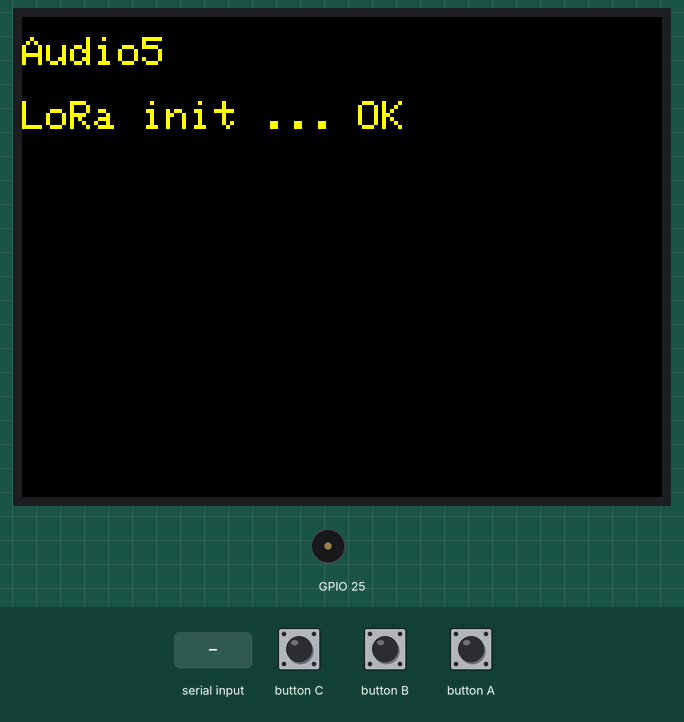
Recording of a program running on a simulated ESP32. Shown: 320×240 colour display, buzzer (waves = sounding). Inputs (shaded band) come from the test bench. What the program prints to the serial monitor is not drawn.

Above: at 2.8 s.
2.9 s: "+OK" received over the second serial link
At 4.6 s:
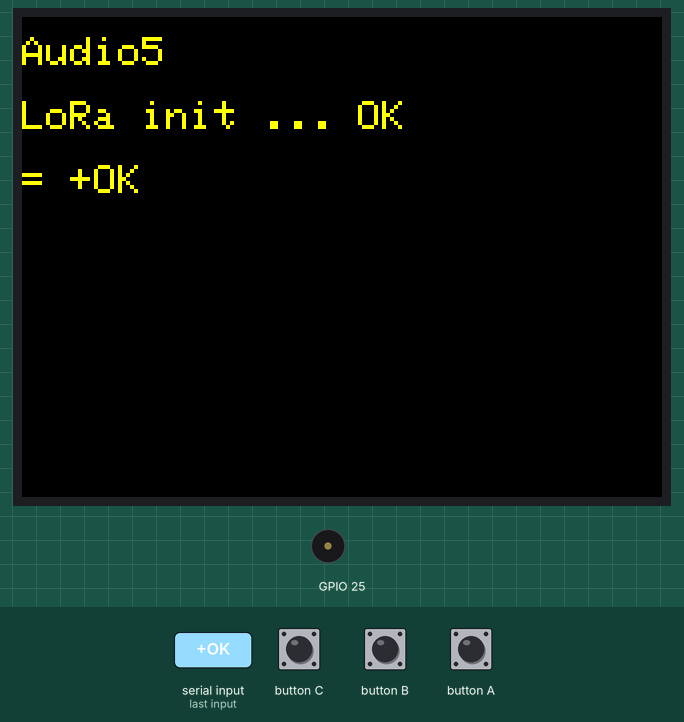
5.6 s: button A pressed for 0.15 s
At 7.1 s:
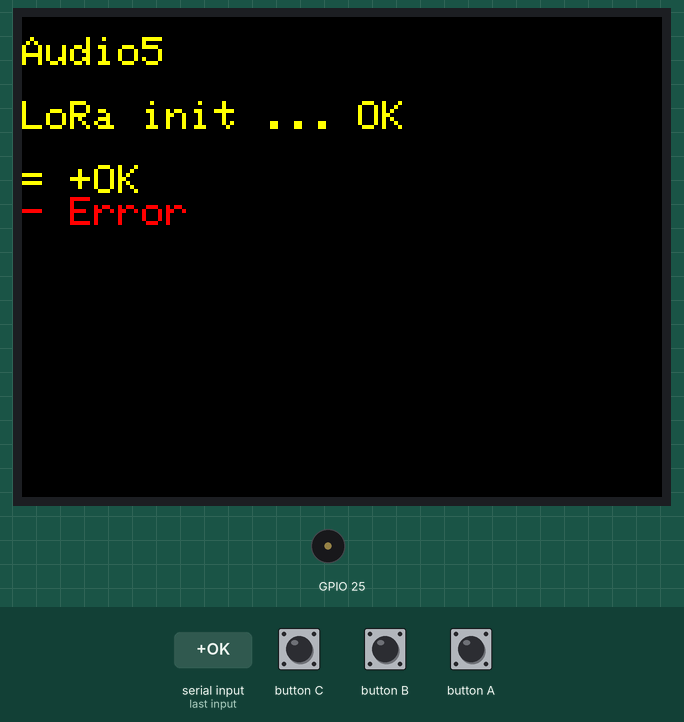
7.4 s: button B pressed for 0.15 s
At 8.2 s:
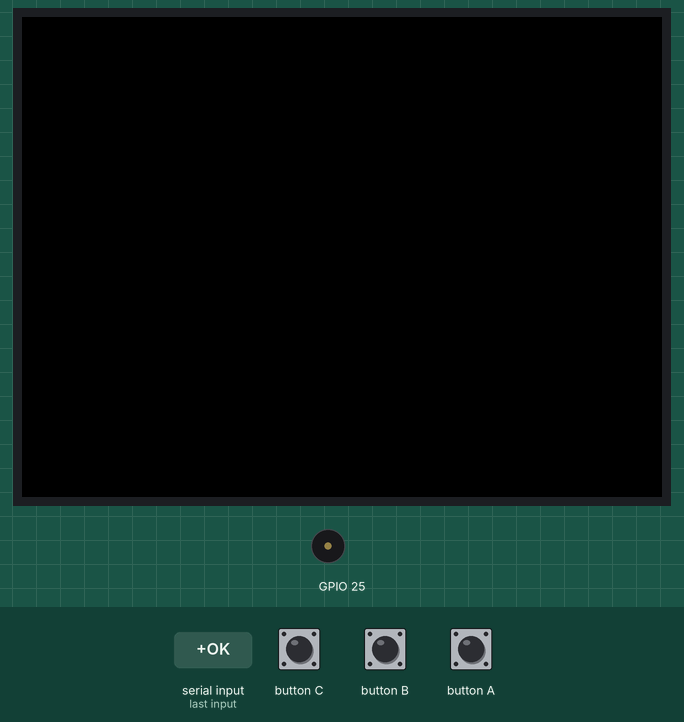
9.0 s: "1" received over the second serial link
At 11.4 s:
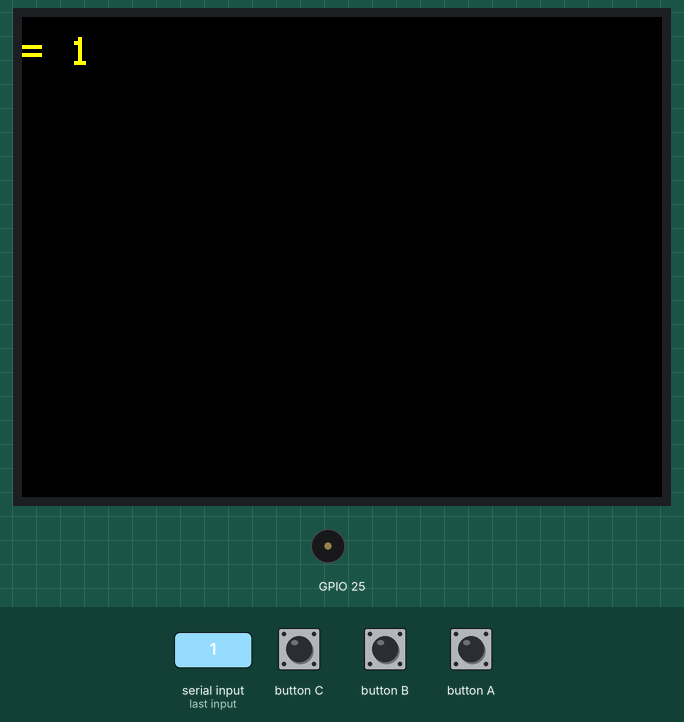
11.7 s: button A pressed for 1 s
At 12.9 s:
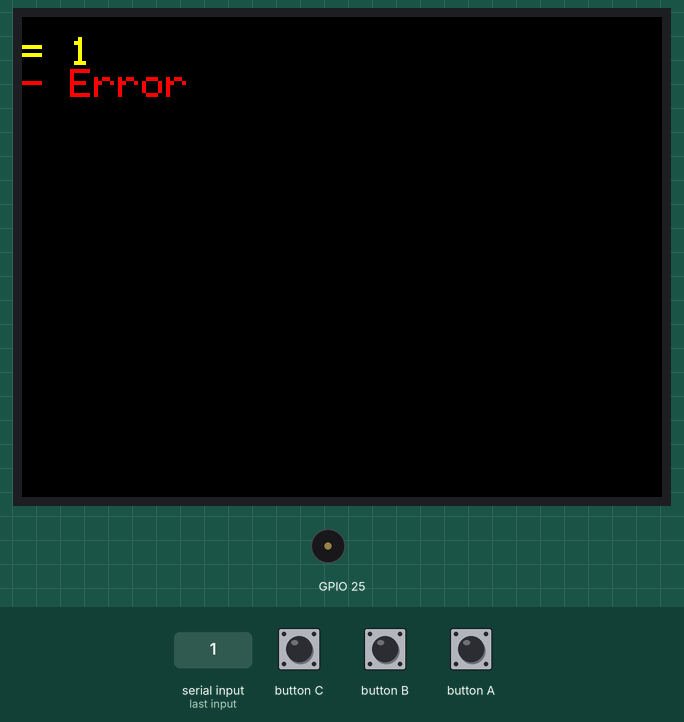
14.2 s: "+OK" received over the second serial link
At 16.8 s:
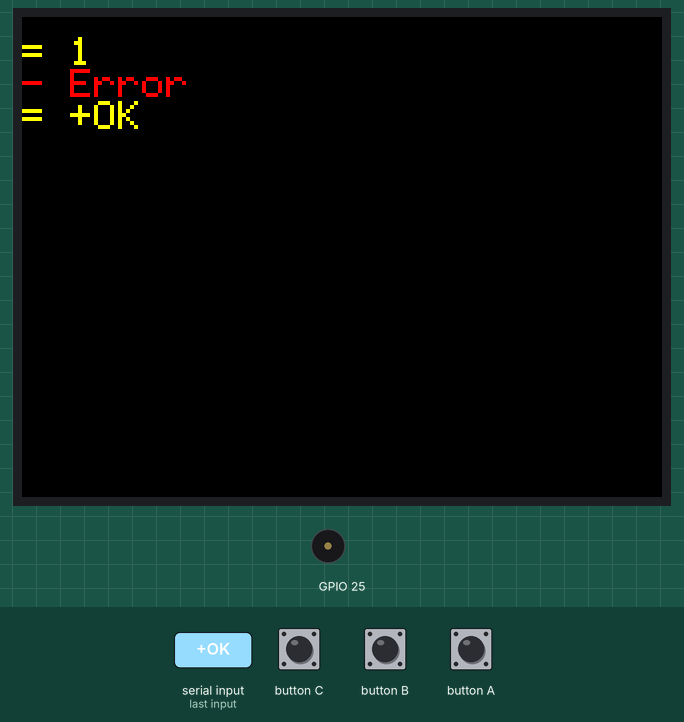
Timing chart, 0 to 17.9 s (numbered marks = the images above; inputs shaded):
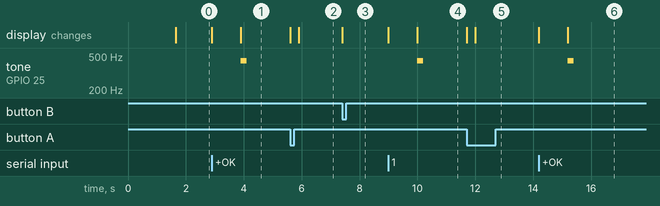

The program:

main.cpp
```cpp
#include <M5Stack.h>
#include "LoRa.h"


void setup() {
  M5.begin();
  M5.Power.begin();


  M5.Lcd.setTextColor(YELLOW);
  M5.Lcd.setTextSize(2);
  M5.Lcd.setCursor(0, 10);
  M5.Lcd.println("Audio5\n");

  M5.Lcd.print("LoRa init ... ");
  LoRa_init();
  M5.Lcd.println("OK\n");
}


void loop()
{
  M5.update();
  if (M5.BtnA.wasPressed())
  {
    M5.Lcd.setTextColor(RED);
    M5.Lcd.print("- ");

    // Send P
    uint32_t time = LoRa_send("P");
    if ( time > 0 ) {
      M5.Lcd.printf("P (%d)\n", time);
      //M5.Speaker.tone(440, 200);
    }
    else M5.Lcd.println("Error");
  }

  if (M5.BtnB.wasPressed())
  {
    M5.Lcd.fillScreen(BLACK);
    M5.Lcd.setCursor(0, 10);
  }

  if (LoRa_available())
  {
    M5.Lcd.setTextColor(YELLOW);
    M5.Lcd.print("= ");

    // Recv
    String msg = LoRa_read();
    M5.Lcd.println(msg);
    M5.Speaker.tone(440, 200);
  }

}
```

LoRa.h
```cpp
#include <Arduino.h>

typedef struct ATCMD {
    char cmd[10];
    char data[128];
} ATCMD;

QueueHandle_t cmd_queue;
SemaphoreHandle_t cmd_lock;

bool AT_execute(ATCMD c)
{
    // SEND
    char buf[256] = {0};
    if(c.data == NULL)
    sprintf(buf,"AT+%s",c.cmd);
    else
    sprintf(buf,"AT+%s=%s", c.cmd, c.data);

    xSemaphoreTake(cmd_lock, portMAX_DELAY);

    Serial2.write(buf);

    Serial.print("=");
    Serial.println(buf);

    // CONFIRM
    uint32_t nowtime = millis();
    while(millis() - nowtime < 300)
        if (Serial2.available() !=0)
        {
            String str = Serial2.readString();
            Serial.println(str);
            xSemaphoreGive(cmd_lock);
            return str.indexOf("+OK") != -1;
        }
    Serial.println("Timeout");
    xSemaphoreGive(cmd_lock);
    return false;
}

void AT_consume( void * pvParameters )
{
    ATCMD c;
    while(true)
        if ( xQueueReceive(cmd_queue, &c, portMAX_DELAY) == pdTRUE) {
            AT_execute(c);
            delay(1);
        }
}

bool AT_cmd(ATCMD c, bool blocking=false)
{
    if (blocking) return AT_execute(c);
    else xQueueSend(cmd_queue, &c, portMAX_DELAY);
    return true;
}


void LoRa_init(int rxPin=16, int txPin=17)
{
    cmd_lock = xSemaphoreCreateMutex();
    cmd_queue = xQueueCreate( 10, sizeof( ATCMD ) );
    xTaskCreate( AT_consume, "async_cmd", 2000, NULL, 0, NULL );

    Serial2.begin(115200, SERIAL_8N1, rxPin, txPin);

    AT_cmd( (ATCMD) {"LoraSet",     "868000000,20,12,0,1,8,1,0,0"}, true );
    AT_cmd( (ATCMD) {"AutoLPM",     "0"}, true );
    AT_cmd( (ATCMD) {"LORAWAN",     "0"}, true );
    AT_cmd( (ATCMD) {"PrintMode",   "0"}, true );
    AT_cmd( (ATCMD) {"RX",   "0"}, true );
}

unsigned long LoRa_send(String str)
{
    unsigned long start = millis();
    ATCMD c = {"SendStr", ""};
    strncpy(c.data, str.c_str(), sizeof(c.data) - 1);
    bool ret = AT_cmd( c, true );
    AT_cmd( (ATCMD) {"RX",   "0"} );
    if (ret) return millis() - start;
    else return 0;
}

bool LoRa_available()
{
    if( xSemaphoreTake( cmd_lock, 0 ) == pdTRUE )
    {
        bool ret = Serial2.available() > 0;
        xSemaphoreGive(cmd_lock);
        return ret;
    }
    return false;
}

String LoRa_read()
{
    String receive_data = "";

    xSemaphoreTake(cmd_lock, portMAX_DELAY);
    if (Serial2.available()) {
        receive_data = Serial2.readString();
        AT_cmd( (ATCMD) {"RX",   "0"} );
    }
    xSemaphoreGive(cmd_lock);
    return receive_data;
}
```

Measured:
- after the input at 2.9 s, tone on GPIO 25: silent → 440 Hz after 1.0 s, → silent 0.20 s later; the display: first changes at once (image 1 shows a later state)
- after the input at 5.6 s, the display: first changes at once (image 2 shows a later state)
- after the input at 7.4 s, the display: changes at once (image 3)
- after the input at 9.0 s, tone on GPIO 25: silent → 440 Hz after 1.0 s, → silent 0.20 s later; the display: first changes at once (image 4 shows a later state)
- after the input at 11.7 s, the display: first changes at once (image 5 shows a later state)
- after the input at 14.2 s, tone on GPIO 25: silent → 440 Hz after 1.0 s, → silent 0.20 s later; the display: first changes at once (image 6 shows a later state)
